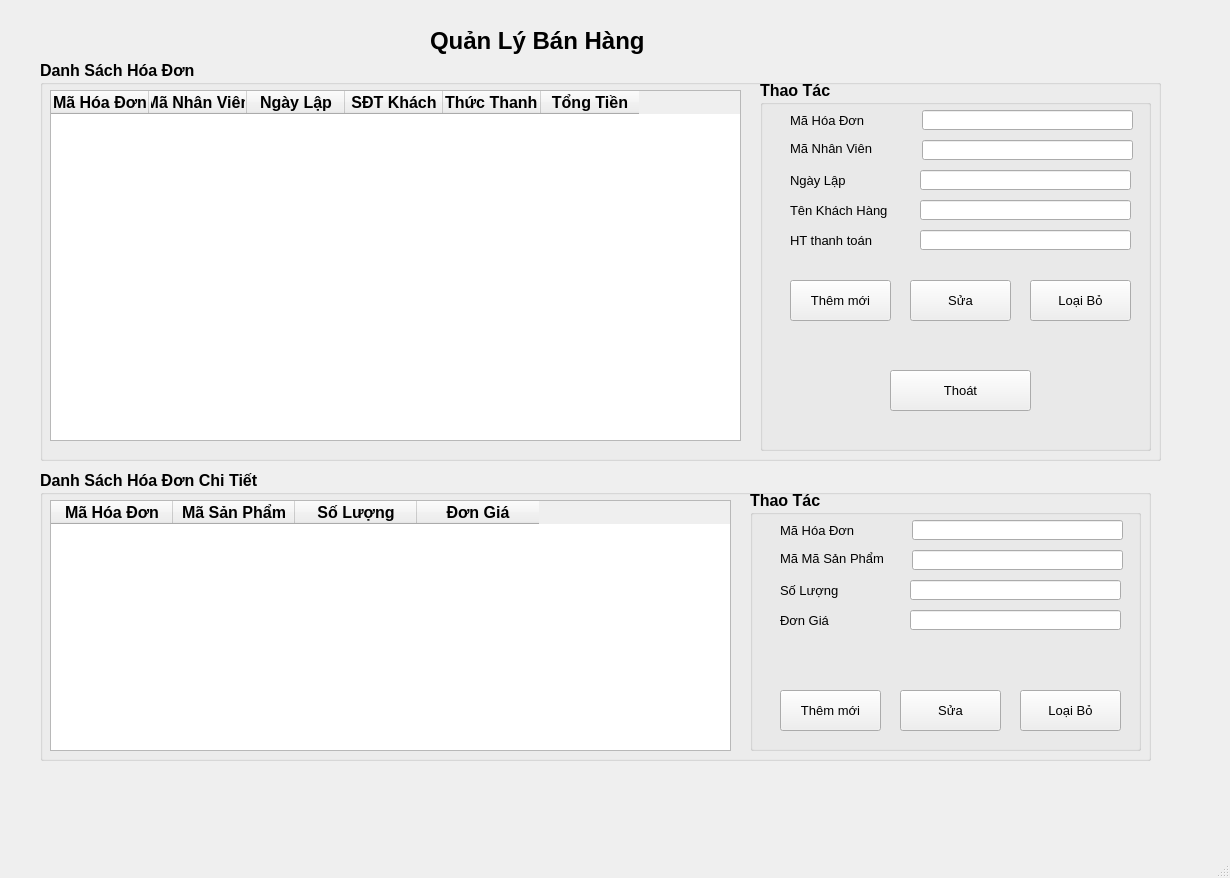
<?xml version="1.0" encoding="UTF-8"?>
<ui version="4.0">
 <class>MainWindow</class>
 <widget class="QMainWindow" name="MainWindow">
  <property name="geometry">
   <rect>
    <x>0</x>
    <y>0</y>
    <width>1230</width>
    <height>878</height>
   </rect>
  </property>
  <property name="windowTitle">
   <string>MainWindow</string>
  </property>
  <widget class="QWidget" name="centralwidget">
   <widget class="QGroupBox" name="hoadobanhang_2">
    <property name="geometry">
     <rect>
      <x>40</x>
      <y>60</y>
      <width>1121</width>
      <height>401</height>
     </rect>
    </property>
    <property name="font">
     <font>
      <pointsize>12</pointsize>
      <weight>75</weight>
      <bold>true</bold>
     </font>
    </property>
    <property name="title">
     <string>Danh Sách Hóa Đơn</string>
    </property>
    <widget class="QTableWidget" name="WidgetDSBH">
     <property name="geometry">
      <rect>
       <x>10</x>
       <y>30</y>
       <width>691</width>
       <height>351</height>
      </rect>
     </property>
     <property name="columnCount">
      <number>6</number>
     </property>
     <attribute name="horizontalHeaderMinimumSectionSize">
      <number>48</number>
     </attribute>
     <attribute name="horizontalHeaderDefaultSectionSize">
      <number>98</number>
     </attribute>
     <column>
      <property name="text">
       <string>Mã Hóa Đơn</string>
      </property>
     </column>
     <column>
      <property name="text">
       <string>Mã Nhân Viên</string>
      </property>
     </column>
     <column>
      <property name="text">
       <string>Ngày Lập</string>
      </property>
     </column>
     <column>
      <property name="text">
       <string>SĐT Khách</string>
      </property>
     </column>
     <column>
      <property name="text">
       <string>Hình Thức Thanh Toán</string>
      </property>
     </column>
     <column>
      <property name="text">
       <string>Tổng Tiền</string>
      </property>
     </column>
    </widget>
    <widget class="QGroupBox" name="groupBox">
     <property name="geometry">
      <rect>
       <x>720</x>
       <y>20</y>
       <width>391</width>
       <height>371</height>
      </rect>
     </property>
     <property name="title">
      <string>Thao Tác</string>
     </property>
     <widget class="QPushButton" name="btnSua_2">
      <property name="geometry">
       <rect>
        <x>150</x>
        <y>200</y>
        <width>101</width>
        <height>41</height>
       </rect>
      </property>
      <property name="font">
       <font>
        <pointsize>10</pointsize>
        <weight>50</weight>
        <bold>false</bold>
       </font>
      </property>
      <property name="text">
       <string>Sửa</string>
      </property>
     </widget>
     <widget class="QPushButton" name="btnthem_2">
      <property name="geometry">
       <rect>
        <x>30</x>
        <y>200</y>
        <width>101</width>
        <height>41</height>
       </rect>
      </property>
      <property name="font">
       <font>
        <pointsize>10</pointsize>
        <weight>50</weight>
        <bold>false</bold>
       </font>
      </property>
      <property name="text">
       <string>Thêm mới</string>
      </property>
     </widget>
     <widget class="QPushButton" name="btnxoa_2">
      <property name="geometry">
       <rect>
        <x>270</x>
        <y>200</y>
        <width>101</width>
        <height>41</height>
       </rect>
      </property>
      <property name="font">
       <font>
        <pointsize>10</pointsize>
        <weight>50</weight>
        <bold>false</bold>
       </font>
      </property>
      <property name="text">
       <string>Loại Bỏ</string>
      </property>
     </widget>
     <widget class="QPushButton" name="btnbackMN_2">
      <property name="geometry">
       <rect>
        <x>130</x>
        <y>290</y>
        <width>141</width>
        <height>41</height>
       </rect>
      </property>
      <property name="font">
       <font>
        <pointsize>10</pointsize>
        <weight>50</weight>
        <bold>false</bold>
       </font>
      </property>
      <property name="text">
       <string>Thoát</string>
      </property>
     </widget>
     <widget class="QLineEdit" name="txtMaNV_1">
      <property name="geometry">
       <rect>
        <x>162</x>
        <y>60</y>
        <width>211</width>
        <height>20</height>
       </rect>
      </property>
      <property name="text">
       <string/>
      </property>
     </widget>
     <widget class="QLineEdit" name="txtNgayLap_1">
      <property name="geometry">
       <rect>
        <x>160</x>
        <y>90</y>
        <width>211</width>
        <height>20</height>
       </rect>
      </property>
     </widget>
     <widget class="QLabel" name="label_7">
      <property name="geometry">
       <rect>
        <x>30</x>
        <y>60</y>
        <width>121</width>
        <height>16</height>
       </rect>
      </property>
      <property name="font">
       <font>
        <pointsize>10</pointsize>
        <weight>50</weight>
        <bold>false</bold>
       </font>
      </property>
      <property name="text">
       <string>Mã Nhân Viên</string>
      </property>
     </widget>
     <widget class="QLabel" name="label_13">
      <property name="geometry">
       <rect>
        <x>30</x>
        <y>90</y>
        <width>111</width>
        <height>20</height>
       </rect>
      </property>
      <property name="font">
       <font>
        <pointsize>10</pointsize>
        <weight>50</weight>
        <bold>false</bold>
       </font>
      </property>
      <property name="text">
       <string>Ngày Lập</string>
      </property>
     </widget>
     <widget class="QLineEdit" name="txtMaHD_1">
      <property name="geometry">
       <rect>
        <x>162</x>
        <y>30</y>
        <width>211</width>
        <height>20</height>
       </rect>
      </property>
     </widget>
     <widget class="QLabel" name="label_5">
      <property name="geometry">
       <rect>
        <x>30</x>
        <y>30</y>
        <width>101</width>
        <height>20</height>
       </rect>
      </property>
      <property name="font">
       <font>
        <pointsize>10</pointsize>
        <weight>50</weight>
        <bold>false</bold>
       </font>
      </property>
      <property name="text">
       <string>Mã Hóa Đơn</string>
      </property>
     </widget>
     <widget class="QLabel" name="label_6">
      <property name="geometry">
       <rect>
        <x>30</x>
        <y>120</y>
        <width>131</width>
        <height>21</height>
       </rect>
      </property>
      <property name="font">
       <font>
        <pointsize>10</pointsize>
        <weight>50</weight>
        <bold>false</bold>
       </font>
      </property>
      <property name="text">
       <string>Tên Khách Hàng</string>
      </property>
     </widget>
     <widget class="QLineEdit" name="txtTenKhach_1">
      <property name="geometry">
       <rect>
        <x>160</x>
        <y>120</y>
        <width>211</width>
        <height>20</height>
       </rect>
      </property>
      <property name="text">
       <string/>
      </property>
     </widget>
     <widget class="QLabel" name="label_15">
      <property name="geometry">
       <rect>
        <x>30</x>
        <y>150</y>
        <width>111</width>
        <height>21</height>
       </rect>
      </property>
      <property name="font">
       <font>
        <pointsize>10</pointsize>
        <weight>50</weight>
        <bold>false</bold>
       </font>
      </property>
      <property name="text">
       <string>HT thanh toán</string>
      </property>
     </widget>
     <widget class="QLineEdit" name="txtHTTT">
      <property name="geometry">
       <rect>
        <x>160</x>
        <y>150</y>
        <width>211</width>
        <height>20</height>
       </rect>
      </property>
     </widget>
    </widget>
   </widget>
   <widget class="QGroupBox" name="hoadobanhang_3">
    <property name="geometry">
     <rect>
      <x>40</x>
      <y>470</y>
      <width>1111</width>
      <height>291</height>
     </rect>
    </property>
    <property name="font">
     <font>
      <pointsize>12</pointsize>
      <weight>75</weight>
      <bold>true</bold>
     </font>
    </property>
    <property name="title">
     <string>Danh Sách Hóa Đơn Chi Tiết</string>
    </property>
    <widget class="QTableWidget" name="WidgetDSBHCT">
     <property name="geometry">
      <rect>
       <x>10</x>
       <y>30</y>
       <width>681</width>
       <height>251</height>
      </rect>
     </property>
     <property name="columnCount">
      <number>4</number>
     </property>
     <attribute name="horizontalHeaderMinimumSectionSize">
      <number>48</number>
     </attribute>
     <attribute name="horizontalHeaderDefaultSectionSize">
      <number>122</number>
     </attribute>
     <column>
      <property name="text">
       <string>Mã Hóa Đơn</string>
      </property>
     </column>
     <column>
      <property name="text">
       <string>Mã Sản Phẩm</string>
      </property>
     </column>
     <column>
      <property name="text">
       <string>Số Lượng</string>
      </property>
     </column>
     <column>
      <property name="text">
       <string>Đơn Giá</string>
      </property>
     </column>
    </widget>
    <widget class="QGroupBox" name="groupBox_2">
     <property name="geometry">
      <rect>
       <x>710</x>
       <y>20</y>
       <width>391</width>
       <height>261</height>
      </rect>
     </property>
     <property name="title">
      <string>Thao Tác</string>
     </property>
     <widget class="QPushButton" name="btnSua_3">
      <property name="geometry">
       <rect>
        <x>150</x>
        <y>200</y>
        <width>101</width>
        <height>41</height>
       </rect>
      </property>
      <property name="font">
       <font>
        <pointsize>10</pointsize>
        <weight>50</weight>
        <bold>false</bold>
       </font>
      </property>
      <property name="text">
       <string>Sửa</string>
      </property>
     </widget>
     <widget class="QPushButton" name="btnthem_3">
      <property name="geometry">
       <rect>
        <x>30</x>
        <y>200</y>
        <width>101</width>
        <height>41</height>
       </rect>
      </property>
      <property name="font">
       <font>
        <pointsize>10</pointsize>
        <weight>50</weight>
        <bold>false</bold>
       </font>
      </property>
      <property name="text">
       <string>Thêm mới</string>
      </property>
     </widget>
     <widget class="QPushButton" name="btnxoa_3">
      <property name="geometry">
       <rect>
        <x>270</x>
        <y>200</y>
        <width>101</width>
        <height>41</height>
       </rect>
      </property>
      <property name="font">
       <font>
        <pointsize>10</pointsize>
        <weight>50</weight>
        <bold>false</bold>
       </font>
      </property>
      <property name="text">
       <string>Loại Bỏ</string>
      </property>
     </widget>
     <widget class="QLineEdit" name="txtMaSP_2">
      <property name="geometry">
       <rect>
        <x>162</x>
        <y>60</y>
        <width>211</width>
        <height>20</height>
       </rect>
      </property>
      <property name="text">
       <string/>
      </property>
     </widget>
     <widget class="QLineEdit" name="txtSL">
      <property name="geometry">
       <rect>
        <x>160</x>
        <y>90</y>
        <width>211</width>
        <height>20</height>
       </rect>
      </property>
     </widget>
     <widget class="QLabel" name="label_11">
      <property name="geometry">
       <rect>
        <x>30</x>
        <y>60</y>
        <width>121</width>
        <height>16</height>
       </rect>
      </property>
      <property name="font">
       <font>
        <pointsize>10</pointsize>
        <weight>50</weight>
        <bold>false</bold>
       </font>
      </property>
      <property name="text">
       <string>Mã Mã Sản Phẩm</string>
      </property>
     </widget>
     <widget class="QLabel" name="label_16">
      <property name="geometry">
       <rect>
        <x>30</x>
        <y>90</y>
        <width>111</width>
        <height>20</height>
       </rect>
      </property>
      <property name="font">
       <font>
        <pointsize>10</pointsize>
        <weight>50</weight>
        <bold>false</bold>
       </font>
      </property>
      <property name="text">
       <string>Số Lượng </string>
      </property>
     </widget>
     <widget class="QLineEdit" name="txtMaHD_2">
      <property name="geometry">
       <rect>
        <x>162</x>
        <y>30</y>
        <width>211</width>
        <height>20</height>
       </rect>
      </property>
     </widget>
     <widget class="QLabel" name="label_12">
      <property name="geometry">
       <rect>
        <x>30</x>
        <y>30</y>
        <width>101</width>
        <height>20</height>
       </rect>
      </property>
      <property name="font">
       <font>
        <pointsize>10</pointsize>
        <weight>50</weight>
        <bold>false</bold>
       </font>
      </property>
      <property name="text">
       <string>Mã Hóa Đơn</string>
      </property>
     </widget>
     <widget class="QLabel" name="label_17">
      <property name="geometry">
       <rect>
        <x>30</x>
        <y>120</y>
        <width>131</width>
        <height>21</height>
       </rect>
      </property>
      <property name="font">
       <font>
        <pointsize>10</pointsize>
        <weight>50</weight>
        <bold>false</bold>
       </font>
      </property>
      <property name="text">
       <string>Đơn Giá</string>
      </property>
     </widget>
     <widget class="QLineEdit" name="txDonGia">
      <property name="geometry">
       <rect>
        <x>160</x>
        <y>120</y>
        <width>211</width>
        <height>20</height>
       </rect>
      </property>
      <property name="text">
       <string/>
      </property>
     </widget>
    </widget>
   </widget>
   <widget class="QLabel" name="label">
    <property name="geometry">
     <rect>
      <x>430</x>
      <y>20</y>
      <width>411</width>
      <height>41</height>
     </rect>
    </property>
    <property name="font">
     <font>
      <pointsize>18</pointsize>
      <weight>75</weight>
      <bold>true</bold>
     </font>
    </property>
    <property name="text">
     <string>Quản Lý Bán Hàng</string>
    </property>
   </widget>
  </widget>
  <widget class="QMenuBar" name="menubar">
   <property name="geometry">
    <rect>
     <x>0</x>
     <y>0</y>
     <width>1230</width>
     <height>26</height>
    </rect>
   </property>
  </widget>
  <widget class="QStatusBar" name="statusbar"/>
 </widget>
 <resources/>
 <connections/>
</ui>
